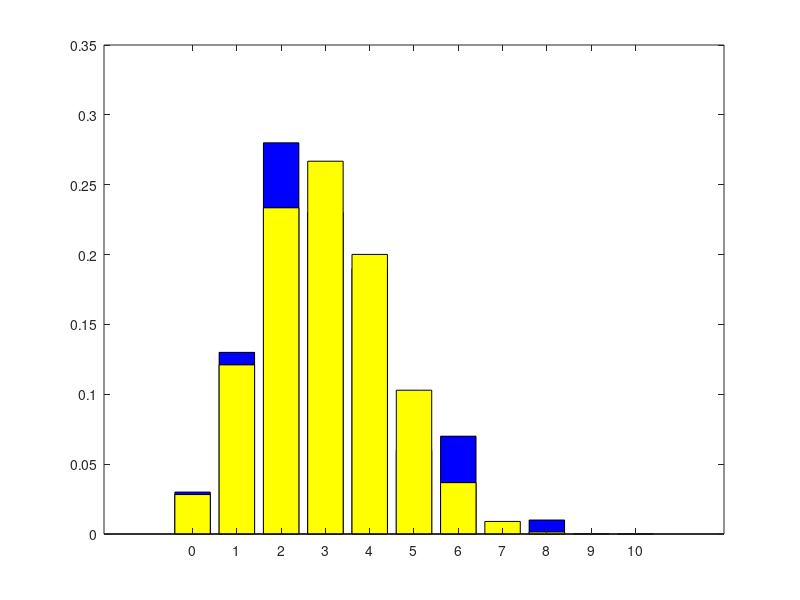

This chart was generated by the following MATLAB code:
clc
clear all
% b)
% Generate X~Bino(n,p)  <=>  X ~ (0     1     2   3  ....  n  )
%                                (P(0) P(1) P(2) P(3) ... P(n))
% Binomial r.v. = sum of n Bernoully r.v X (counts the number of ones)
% to compare use:    0:n          binopdf(0:n,n,p)

p = 0.3;    % 0.3 probability of success
n = 10;     % 10 trials
v = [];     % save result of each trial here

for i = 1 : n
   u = rand;
   X = (u < p);
   v = [v, X];
end
Bino = sum(v);






% Checking
N = 100;
V = [];
for j = 1 : N
    v = [];
    for i = 1 : n
        u = rand;
        X = (u < p);
        v = [v, X];
    end
Bino = sum(v);
V = [V, Bino];
end

Frq_a = hist(V, 0 : n);
Frq_r = Frq_a / N;
binopdf(0 : n, n, p);

bar(0 : n, Frq_r, 'b')
hold on
bar(0 : n, binopdf(0 : n, n, p), 'y')


